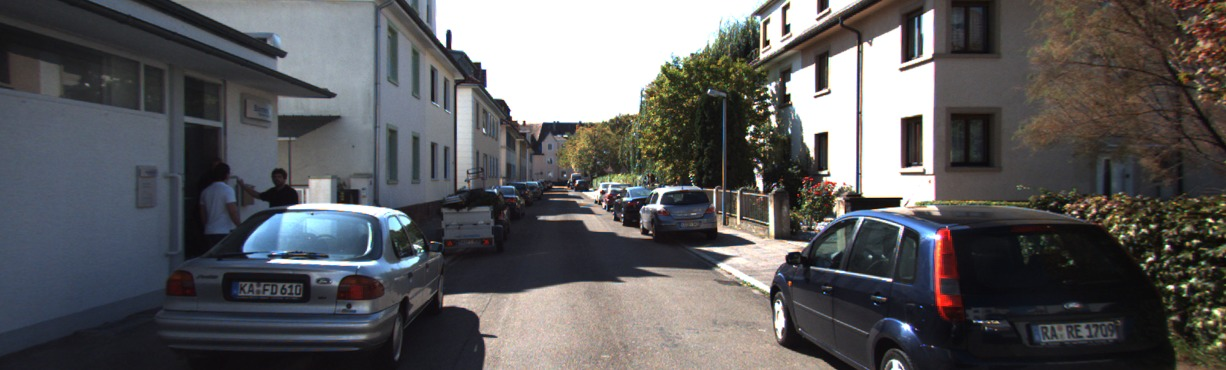
#> input picture code/piecewise_monocular_depth_estimation_by_plane_fitting/test/image1.jpg, 1226 x 370 px
$ python Visualization.py
#> lines starting #> are read from the running program, lines starting #| are printed output that depends on the picture; long printed decimals are rounded
# 3D Visualization of normal vectors
from skimage.segmentation import felzenszwalb, slic, quickshift, watershed
from skimage.segmentation import mark_boundaries
from skimage.util import img_as_float
import matplotlib.pyplot as plt
from mpl_toolkits.mplot3d import Axes3D
from matplotlib import cm
from PIL import Image
import numpy as np
from scipy.ndimage.measurements import center_of_mass

# Load image -> resize to the size used in our network
im = Image.open("image1.jpg")
#> im is the input picture: PIL image 1226x370 RGB; mean R, G, B 92.2, 91.6, 93.1
img = im.resize((640,192),Image.LANCZOS)
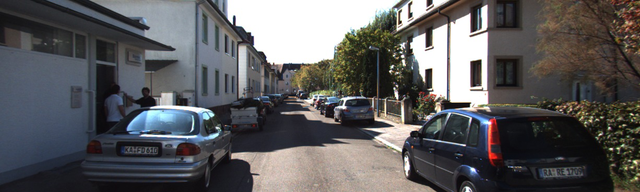
#> img: PIL image 640x192 RGB; mean R, G, B 92.1, 91.6, 93
# get np array from image
img = np.array(img.getdata(), dtype= 'uint8').reshape(192,640,3)
#img.dtype

# transform to float -> neccesarry for superpixel algorithms
img = img_as_float(img)
#> img: shape (192, 640, 3) float64

# calculate superpixels and mark the boundaries (same arguments in network)
segments_img = felzenszwalb(img, scale = 120, sigma = 0.8, min_size = 80)
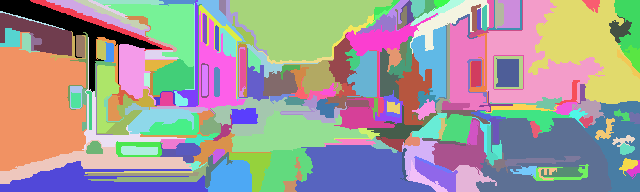
#> segments_img: shape (192, 640) int64; 221 distinct labels, from 0 to 220; one colour per label, 0 black
img_bounds = mark_boundaries(img,segments_img)
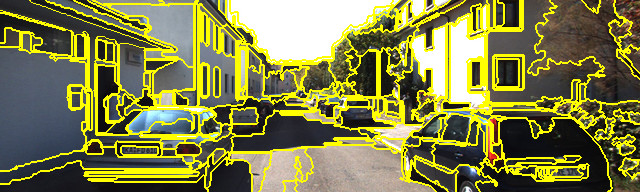
#> img_bounds: shape (192, 640, 3) float64; mean R, G, B 0.509, 0.507, 0.282
# transform into uint8 array to transform it into Pillow image
img_bounds = (img_bounds* 255).astype('uint8')

img_bounds = Image.fromarray(img_bounds)
# convert to RGBA to use the image as colormap in surface plot
rgba = img_bounds.convert("RGBA")
rgba = rgba.resize((640,192),Image.LANCZOS)
rgba = np.array(rgba.getdata())
# reshape in the needed format
rgba = rgba.reshape(192,640,4)
#> rgba: shape (192, 640, 4) int64
#pic.shape

# Normalize the values between 0,1
rgba_norm = (rgba-np.min(rgba))/(np.max(rgba)-np.min(rgba))


# navigate to the folder test
# load the image and data
path = '4ch + Normal Decoder + Continuous Loss/image1_vector_map.npy'
data = np.load(path)
#> (reads code/piecewise_monocular_depth_estimation_by_plane_fitting/test/image1_vector_map.npy from the repository)
#normals = data.reshape(192,640,3)
xdata = data[0,0,:,:]
ydata = data[0,1,:,:]
zdata = data[0,2,:,:]

x = np.mean(xdata)
y = np.mean(ydata)
z = np.mean(zdata)

stdx = np.std(xdata)
stdy = np.std(ydata)
stdz = np.std(zdata)

print(' meanx = %s +- %s, meany = %s +- %s , meanz = %s +-%s' %(x,stdx,y, stdy, z, stdz))

#calculate magnitude
mag = np.sqrt(xdata**2 + ydata**2  + zdata**2)

# initialize arrays for the calculated vectors
vec_x = np.zeros_like(xdata)
vec_y = np.zeros_like(ydata)
vec_z = np.zeros_like(zdata)

# array for the properties of superpixels
# std_in_sp = np.empty((3,len(np.unique(segments_img))))
# mean_in_sp = np.empty((3,len(np.unique(segments_img))))
# azi_in_sp = []
# elv_in_sp = []

# vector on window 140,148
# vector on street 71

# loop through all superpixels (SPs)
for i in np.unique(segments_img):
# i = 140
# while i < 141: #np.unique(segments_img).size

    # only take values for the specified SP
    temp_arr = np.where(segments_img == i , mag , 0)

    #calculate the cenetr of mass of the specified SP
    indices = center_of_mass(temp_arr)
    # print(indices)
    # get x and y index
    ix = int(np.round(indices[0]))
    iy = int(np.round(indices[1]))
    # print(ix,iy)
    # set all values outside 1 SP to nan
    temp_xdata = np.where(segments_img == i , xdata , float('nan'))
    temp_ydata = np.where(segments_img == i , ydata , float('nan'))
    temp_zdata = np.where(segments_img == i , zdata , float('nan'))

    # mean_in_sp[:,i] = [np.nanmean(temp_xdata),np.nanmean(temp_ydata),np.nanmean(temp_zdata)]
    # std_in_sp[:,i] = [np.nanstd(temp_xdata),np.nanstd(temp_ydata),np.nanstd(temp_zdata)]

    # calculate the mean value of the x,y,z data and save to vec-variable
    vec_x[ix,iy] = np.nanmean(temp_xdata)
    vec_y[ix,iy] = np.nanmean(temp_ydata)
    vec_z[ix,iy] = np.nanmean(temp_zdata)
#> this loop made 221 passes
#> (indices, ix, iy) on passes 1 to 3: ((27.65, 69.53), 28, 70), ((21.15, 94.69), 21, 95), ((14.3, 95.47), 14, 95)
#> pass 1, `temp_arr = np.where(segments_img == i , mag , 0)`:
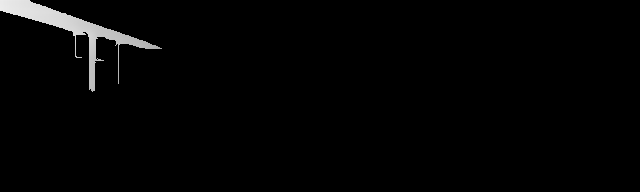
#> temp_arr: shape (192, 640) float32; min 0, max 0.926, mean 0.0166
#> after the loop:
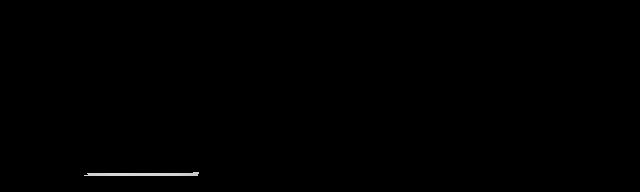
#> temp_arr: shape (192, 640) float32; min 0, max 0.846, mean 0.0023

    # [17 lines of commented-out code are left out]

temp_xdata = np.where(segments_img == 148 , xdata , float('nan'))
temp_ydata = np.where(segments_img == 148 , ydata , float('nan'))
temp_zdata = np.where(segments_img == 148 , zdata , float('nan'))
x = np.nanmean(temp_xdata)
#> x = -0.00149
y = np.nanmean(temp_ydata)
#> y = 0.409
z = np.nanmean(temp_zdata)
#> z = 0.213

stdx = np.nanstd(temp_xdata)
#> stdx = 0.00329
stdy = np.nanstd(temp_ydata)
#> stdy = 0.0539
stdz = np.nanstd(temp_zdata)
#> stdz = 0.0849
r = temp_xdata**2 + temp_ydata**2 + temp_zdata**2
stdr = np.nanstd(r)
#> stdr = 0.09
meanr = np.nanmean(r)
#> meanr = 0.223

elv = np.degrees(np.arccos(temp_zdata/r))
azi = np.degrees(np.arctan(temp_xdata/temp_ydata))
meanelv = np.nanmean(elv)
#> meanelv = 24.54
meanazi = np.nanmean(azi)
#> meanazi = -0.206
stdelv = np.nanstd(elv)
#> stdelv = 7.84
stdazi = np.nanstd(azi)
#> stdazi = 0.464

print('azi = %s +- %s, elv =  %s +- %s, r = %s +- %s, meanx = %s +- %s, meany = %s +- %s , meanz = %s +-%s' %(meanazi, stdazi, meanelv, stdelv, meanr, stdr, x,stdx,y, stdy, z, stdz))
#| azi = -0.2059 +- 0.4643, elv =  24.542 +- 7.839, r = 0.2227 +- 0.08996, meanx = -0.001486 +- 0.00329, meany = 0.4089 +- 0.05394 , meanz = 0.213 +-0.08494

# initialize meshgrid
x = np.arange(640)
y = np.arange(192)
X, Y = np.meshgrid(x, y)

# create 3D figure with specified view
fig = plt.figure()
ax = Axes3D(fig, azim=-103, elev=26)
# ax = Axes3D(fig, azim=-97, elev=27)

# turn off grid
ax.grid(False)

#create array off zeros
zeros = np.zeros_like(zdata)

# plot a XY- plane and used the rgba image as colormap.
surf = ax.plot_surface(X , Y, zeros , facecolors = rgba_norm , rstride=2, cstride=2, shade=False, alpha = 1)
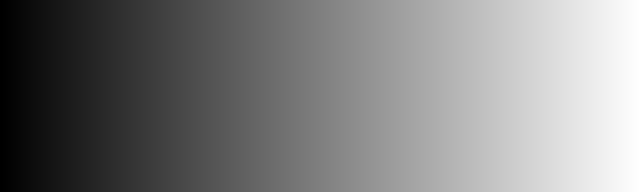
#> X: shape (192, 640) int64; min 0, max 639, mean 319.5; drawn with min black and max white
# surf = ax.plot_surface(X , Y, zeros , facecolors=plt.cm.viridis(mag), rstride=5, cstride=5, shade=False)

# plot the vectors on the imag starting from z=0, scaled arbitrary due to very small values
quiv = ax.quiver(X,Y,zeros, 100*vec_x , 100*vec_y , 100*vec_z, length = 0.4, arrow_length_ratio = 0.4, lw =1, color = 'r')
# quiv = ax.quiver(xdata.flatten(),ydata.flatten(),0,xdata.flatten(),ydata.flatten(),zdata.flatten())

# set axis properties
ax.set_xlabel('x')
ax.set_ylabel('y')
ax.set_zlabel('z')
ax.set_zlim(0,100)
ax.set_ylim(191,0)
ax.set_xlim(0,640)
ax.set_zticks([])


# Add a color bar which maps values to colors.
#fig.colorbar(surf, shrink=0.5, aspect=5)

plt.show()


# Plot the surface.
# check: https://jakevdp.github.io/PythonDataScienceHandbook/04.12-three-dimensional-plotting.html
# https://matplotlib.org/mpl_toolkits/mplot3d/tutorial.html#wireframe-plots
